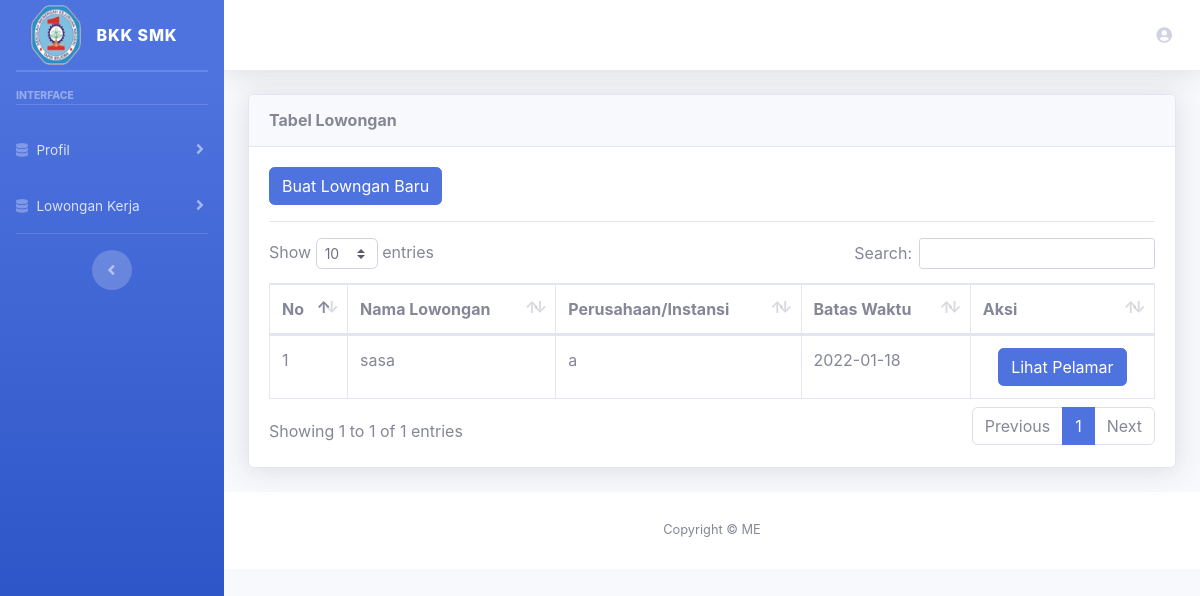
The page /index.php/user/data_lowongan on the database as committed earlier.
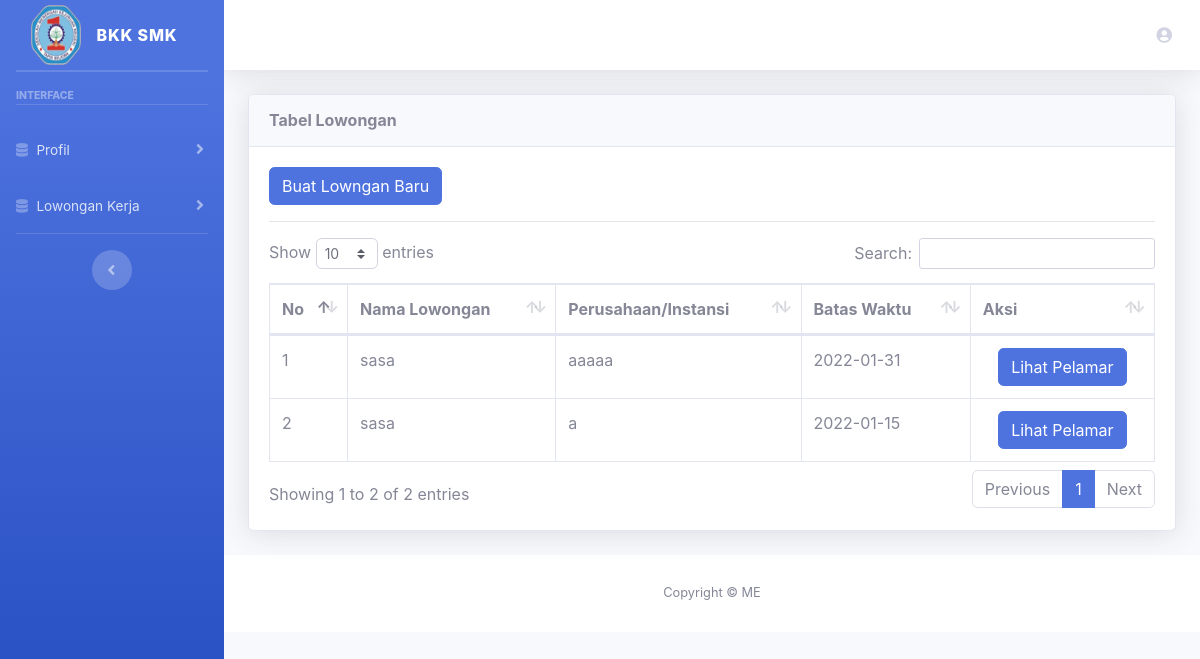
The same page on the database as committed later.
### tables this page shows
CREATE TABLE `lowongan` (
  `id_lowongan` int(11) NOT NULL,
  `nama_lowongan` varchar(100) NOT NULL,
  `isi_lowongan` text NOT NULL,
  `batas_tanggal` varchar(20) NOT NULL,
  `nama_perusahaan` varchar(100) NOT NULL,
  `kode` varchar(255) NOT NULL
);

### application/controllers/User.php (called while the page is built, shortened)
<?php
class User extends CI_Controller
{
    public function __construct()
    {
        $this->load->library('form_validation');
        $this->load->model('lowongan_m');
        $this->load->model('alumni_m');
        $this->load->library('pagination');
        $this->load->library('cart');
    }
    public function data_lowongan()
    {
        $data['judul'] = 'Data Lowongan';
        $data['data'] = $this->lowongan_m->get_all_lowongan();
        $data['nama'] = $this->session->userdata('nama_alumni');
        $data['notif'] = false;
        $this->load->view('template_user/header', $data);
        $this->load->view('user/lowongan/index', $data);
        $this->load->view('template_user/footer');
    }
}

### index.php (called while the page is built, shortened)
<?php
require_once BASEPATH.'core/CodeIgniter.php';

### application/models/Lowongan_m.php (called while the page is built, shortened)
<?php
class Lowongan_m extends CI_Model
{
    public function get_all_lowongan()
    {
        $this->db->select('*');
        $this->db->from('lowongan');
        $this->db->order_by('id_lowongan', 'DESC');
        return  $this->db->get()->result();
    }
}

### application/views/user/lowongan/index.php (the view)
<div class="container-fluid">
    <div class="card shadow mb-4">
        <div class="card-header py-3">
            <h6 class="m-0 font-weight-bold ">Tabel Lowongan</h6>
        </div>
        <div class="card-body">
            <div class="table-responsive">
                <a href="<?= base_url('admin/buat_lowongan_baru') ?>" class="btn btn-primary">Buat Lowngan Baru</a>
                <hr>
                <table class="table table-bordered" id="dataTable" width="100%" cellspacing="0">
                    <thead>
                        <tr>
                            <th>No</th>
                            <th>Nama Lowongan</th>
                            <th>Perusahaan/Instansi</th>
                            <th>Batas Waktu</th>
                            <th>Aksi</th>
                        </tr>
                    </thead>
                    <tbody>
                        <?php
                        $nomor = 1;
                        foreach ($data as $x) { ?>
                            <tr>
                                <td><?= $nomor++; ?></td>
                                <td><?= $x->nama_lowongan; ?></td>
                                <td><?= $x->nama_perusahaan; ?></td>
                                <td><?= $x->batas_tanggal; ?></td>
                                <td align="center">
                                    <a href="<?= base_url('admin/pengajuan_ditolak/' . $x->id_lowongan) ?>" class="btn btn-primary">Lihat Pelamar</a>
                                </td>
                            </tr>
                        <?php } ?>
                    </tbody>
                </table>
            </div>
        </div>
    </div>
</div>

Rows that differ between the two databases and show on the page:
added lowongan: nama_lowongan "sasa", nama_perusahaan "aaaaa", batas_tanggal "2022-01-31"
changed lowongan (number 2 of 2 on the later page): batas_tanggal "2022-01-18" → "2022-01-15"
Other text that changed with them:
text written by a page script: "Show entries Search: Showing 1 to 1 of 1 entries Previous 1 Next" → "Show entries Search: Showing 1 to 2 of 2 entries Previous 1 Next"
